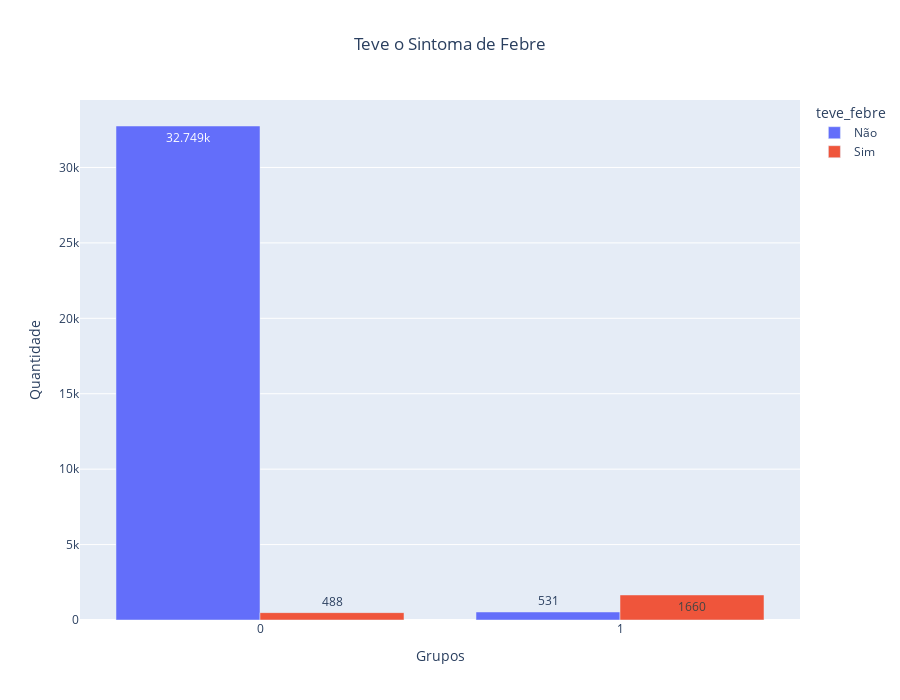

Write notebook code for a chart like this one.
### Markdown cell above
Desse momento em diante, iniciam-se a plotagem dos graficos com base nos grupos e sintomas por grupo

### Code cell
fPlotaGraficos(df_teve_febre, 'Teve o Sintoma de Febre')

### Figure 1 — Plotly figure (JSON) as saved in the notebook; plotly's stock layout.template omitted (floating-point values rounded to 4 significant figures)
{"data": [{"alignmentgroup": "True", "hovertemplate": "teve_febre=Não<br>Grupos=%{x}<br>Quantidade=%{y}<extra></extra>", "legendgroup": "Não", "marker": {"color": "#636efa", "pattern": {"shape": ""}}, "name": "Não", "offsetgroup": "Não", "orientation": "v", "showlegend": true, "textposition": "auto", "texttemplate": "%{y}", "type": "bar", "x": [0, 1], "xaxis": "x", "y": [32749, 531], "yaxis": "y"}, {"alignmentgroup": "True", "hovertemplate": "teve_febre=Sim<br>Grupos=%{x}<br>Quantidade=%{y}<extra></extra>", "legendgroup": "Sim", "marker": {"color": "#EF553B", "pattern": {"shape": ""}}, "name": "Sim", "offsetgroup": "Sim", "orientation": "v", "showlegend": true, "textposition": "auto", "texttemplate": "%{y}", "type": "bar", "x": [0, 1], "xaxis": "x", "y": [488, 1660], "yaxis": "y"}], "layout": {"autosize": false, "barmode": "group", "height": 700, "legend": {"title": {"text": "teve_febre"}, "tracegroupgap": 0}, "title": {"text": "Teve o Sintoma de Febre", "x": 0.5}, "xaxis": {"anchor": "y", "domain": [0, 1], "dtick": 1, "tickmode": "linear", "title": {"text": "Grupos"}}, "yaxis": {"anchor": "x", "domain": [0, 1], "title": {"text": "Quantidade"}}}}
